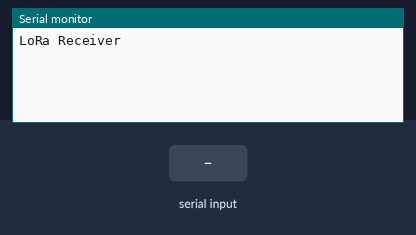
A sketch run on a simulated ESP32-S3. Shown: the last lines printed to the serial monitor. The inputs (shaded band) are chosen by the test bench.

Above: at 1.8 s.
1.9 s: "1" received over the second serial link
At 3.7 s:
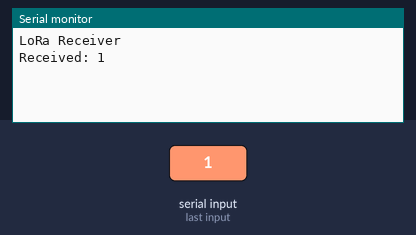
4.5 s: "0" received over the second serial link
At 5.9 s:
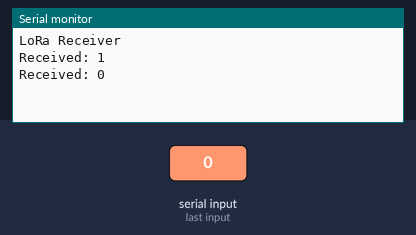
6.0 s: "2" received over the second serial link
At 8.1 s:
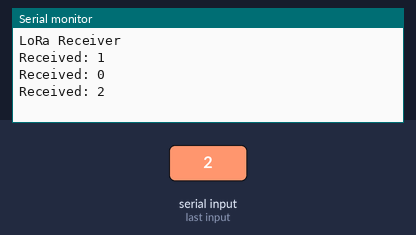

Measured:
- after the input at 1.9 s, the serial monitor: prints a new line after 1.1 s (image 1)
- after the input at 4.5 s, the serial monitor: prints a new line after 1.0 s (image 2)
- after the input at 6.0 s, the serial monitor: prints a new line after 1.0 s (image 3)

The sketch:

LoRa_ESP32-S3_Recieve.ino
```cpp
#include <HardwareSerial.h>
HardwareSerial LoRa(1); // Using UART1 on ESP32-S3 (RX: GPIO15, TX: GPIO16)

void setup() {
  Serial.begin(115200);
  LoRa.begin(9600, SERIAL_8N1, 15, 16); // Baud rate and RX/TX pins

  Serial.println("LoRa Receiver");
}

void loop() {
  // Serial.println("loopingggg");
  if (LoRa.available()) {
    String receivedMessage = LoRa.readString();
    Serial.println("Received: " + receivedMessage);
  }
  delay(500);
}
```
